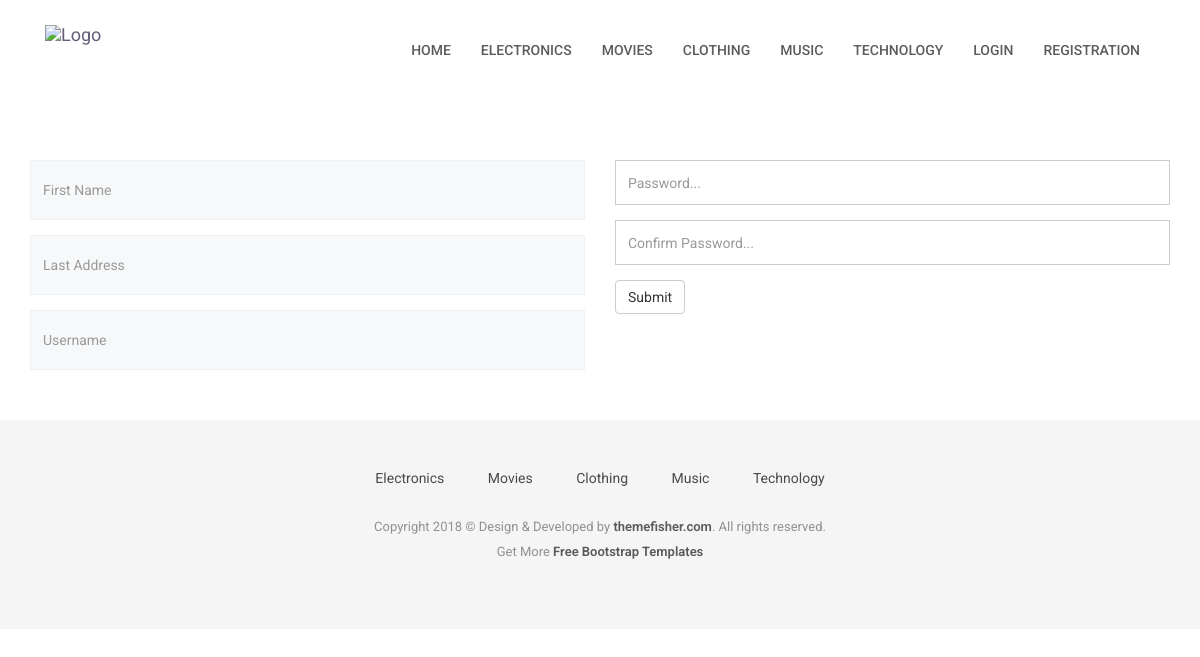
/user-registration, run on the app's committed database.
### category/models.py (models this page shows, shortened)
class Category(models.Model):
    title = models.CharField(max_length=255)
    status = models.BooleanField(default=True)

### account/views.py (the view)
# urls.py: path('user-registration', views.userRegistration, name="userRegistration"),
def userRegistration(request):
    if request.method == 'POST':
        firstName = request.POST.get('first_name')
        lastName = request.POST.get('last_name')
        username = request.POST.get('username')
        password = request.POST.get('password')
        confirmPassword = request.POST.get('confirm_password')
        checkUsername = User.objects.filter(username=username)
        if checkUsername:
            messages.error(request, 'Username is already taken')
            return redirect('userRegistration')
        else:
            if password == "":
                messages.error(request, 'Password is required')
                return redirect('userRegistration')
            elif confirmPassword == "":
                messages.error(request, 'Confirm password is required')
                return redirect('userRegistration')
            elif password != confirmPassword:
                messages.error(request, 'Password does not match with confirm password')
                return redirect('userRegistration')
            else:
                user= User.objects.create(
                    first_name=firstName,
                    last_name=lastName,
                    username=username
                )
                user.set_password(password)
                user.save()
                messages.success(request, 'Congratulation Your registration is successful')
                return redirect('userLogin')
    else:
        navigation_categories = Category.objects.filter(status=True).order_by('-id')[:5]
        return render(request, 'userRegistration.html', {
            'navigation_categories':navigation_categories
        })

### templates/userRegistration.html (shortened to what this page needs)
{% extends 'base.html' %}
{% block content %}
    <section class="contact-form">
    <div class="container">
        <div class="row">
            <form id="contact-form" novalidate="novalidate" action="{% url 'userRegistration' %}" method="POST">
                <div class="col-md-6 col-sm-12">
                    <div class="block">
                        <div class="form-group">
                            <input name="first_name" type="text" class="form-control" placeholder="First Name">
                        </div>
                        <div class="form-group">
                            <input name="last_name" type="text" class="form-control" placeholder="Last Address">
                        </div>
                        <div class="form-group">
                            <input name="username" type="text" class="form-control" placeholder="Username">
                        </div>
                    </div>
                </div>
                <div class="col-md-6 col-sm-12">
                    <div class="form-group">
                        <input name="password" type="password" class="form-control" placeholder="Password...">
                    </div>
                    <div class="form-group">
                        <input name="confirm_password" type="password" class="form-control" placeholder="Confirm Password...">
                    </div>
                    <button class="btn btn-default" type="submit">Submit</button>
                </div>
            </form>
        </div>
    </div>
</section>
{% endblock content %}

### templates/base.html (shortened to what this page needs)
{% load static %}
<!DOCTYPE html>
<html class="no-js">
<head>
    <link rel="stylesheet" href="{% static 'plugins/bootstrap/bootstrap.min.css' %}">
    <link rel="stylesheet" href="{% static 'plugins/Ionicons/css/ionicons.min.css' %}">
    <link rel="stylesheet" href="{% static 'plugins/animate-css/animate.css' %}">
    <link rel="stylesheet" href="{% static 'plugins/magnific-popup/magnific-popup.css' %}">
    <link rel="stylesheet" href="{% static 'plugins/slick/slick.css' %}">
    <link rel="stylesheet" href="{% static 'css/style.css' %}">
</head>
<body id="body">
    <header class="navigation">
        <div class="container">
            <div class="row">
                <div class="col-md-12">
                    <nav class="navbar">
                        <div class="container-fluid">
                            <div class="navbar-header">
                                <a class="navbar-brand" href="{% url 'homePage' %}">
                                    <img src="{% static 'images/logo.png' %}" alt="Logo">
                                </a>
                            </div>
                            <div class="collapse navbar-collapse" id="bs-example-navbar-collapse-1">
                                <ul class="nav navbar-nav navbar-right">
                                    <li><a href="{% url 'homePage' %}">Home</a></li>
                                    {% for category in navigation_categories %}
                                        <li><a href="{% url 'categoryQuestion' category_id=category.id%}">{{category.title|title}}</a></li>
                                    {% endfor %}
                                    {% if request.user.is_authenticated %}
                                        <li><a href="{% url 'userProfile' %}">Profile</a></li>
                                        <li><a href="#">Logout</a></li>
                                    {% else %}
                                        <li><a href="{% url 'userLogin' %}">Login</a></li>
                                        <li><a href="{% url 'userRegistration' %}">Registration</a></li>
                                    {% endif %}
                                </ul>
                            </div>
                        </div>
                    </nav>
                </div>
            </div>
        </div>
    </header>
    {% block content %}
    {% endblock content %}
    <footer class="footer">
        <div class="container">
            <div class="row">
                <div class="col-md-12">
                    <div class="footer-manu">
                        <ul>
                            {% for category in navigation_categories %}
                                <li><a href="{% url 'categoryQuestion' category_id=category.id%}">{{category.title|title}}</a></li>
                            {% endfor %}
                        </ul>
                    </div>
                    <p class="copyright">Copyright 2018 &copy; Design & Developed by <a
                            href="http://www.themefisher.com">themefisher.com</a>. All rights reserved.
                        <br>
                        Get More <a href="https://themefisher.com/free-bootstrap-templates/" target="_blank">Free
                            Bootstrap
                            Templates</a>
                    </p>
                </div>
            </div>
        </div>
    </footer>
</body>
</html>

### redditClone/assets/css/style.css (style rules this page uses)
body { line-height: 1.5; font-family: "Roboto", sans-serif; -webkit-font-smoothing: antialiased; }
p { color: #7B7B7B; font-size: 15px; font-family: "Roboto", sans-serif; }
ol, ul { margin: 0; padding: 0; list-style: none; }
a, a:focus, a:hover { text-decoration: none; outline: 0; color: #655E7A; }
input[type="email"], input[type="password"], input[type="text"], input[type="tel"] { box-shadow: none; height: 45px; outline: none; font-size: 14px; }
.form-control { box-shadow: none; border-radius: 0; }
header { background: #fff; padding: 20px 0; }
header .navbar { margin-bottom: 0px; border: 0px; }
header .navbar-brand { padding-top: 5px; }
.navigation { background: #fff; padding: 20px 0; }
.navigation .navbar { margin-bottom: 0px; border: 0px; }
.navigation .navbar-brand { padding-top: 5px; }
.navigation .navbar { background: none; border: 0px; }
.navigation .navbar .navbar-nav { padding-top: 10px; }
.navigation .navbar .navbar-nav > li > a { color: #5C5C5C; padding: 10px 15px; font-weight: 500; font-size: 14px; text-transform: uppercase; }
.contact-form { padding-top: 70px; padding-bottom: 35px; }
.contact-form .block .form-group { padding-bottom: 15px; margin: 0px; }
.contact-form .block .form-group .form-control { background: #F6F8FA; height: 60px; border: 1px solid #EEF2F6; box-shadow: none; width: 100%; }
.footer { background: #F5F5F5; text-align: center; padding-top: 48px; padding-bottom: 55px; }
.footer p { font-size: 13px; line-height: 25px; color: #919191; }
.footer a { color: #595959; }
.footer .footer-manu { padding-bottom: 25px; }
.footer .footer-manu ul { margin: 0px; padding: 0px; }
.footer .footer-manu ul li { display: inline-block; padding: 0px 20px; }
.footer .footer-manu ul li a { display: inline-block; color: #494949; }
.footer .copyright a { font-weight: 600; }

### data on the page
Category: title "ELECTRONICS", title "Electronics"
Category: title "MOVIES", title "Movies"
Category: title "CLOTHING", title "Clothing"
Category: title "MUSIC", title "Music"
Category: title "TECHNOLOGY", title "Technology"
